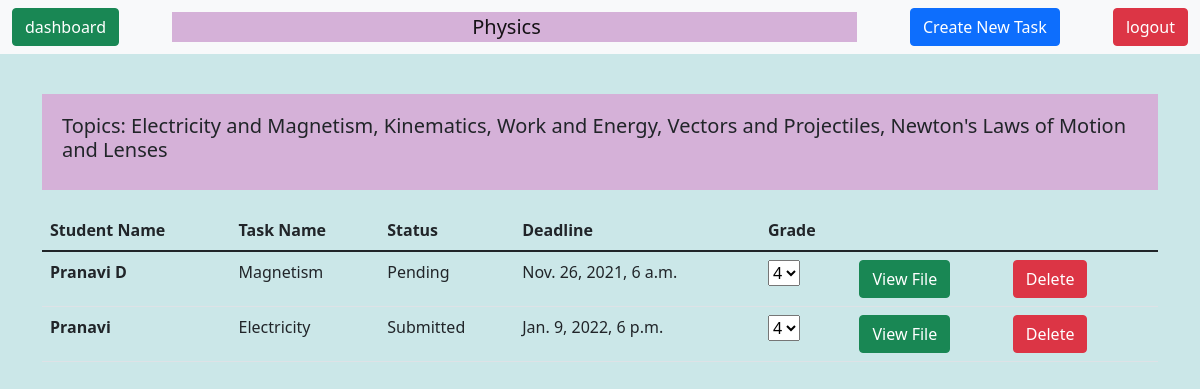
The page /admintasks/3 on the database its author committed.
### csia_app/models.py (models this page shows, shortened)
class Subject(models.Model):
    name = models.CharField(max_length=15)
    description = models.TextField()

class Task(models.Model):
     name = models.CharField(max_length=100)
     description = models.TextField()
     deadline = models.DateTimeField()
     status = models.ForeignKey(TaskStatus, on_delete=models.CASCADE)
     student = models.ForeignKey(Student, on_delete=models.CASCADE)
     subject = models.ForeignKey(Subject, on_delete=models.CASCADE)
     file = models.FileField(upload_to= "static/", null=True, blank=True)
     grade = models.IntegerField(null=True)

class Student(models.Model):
     user = models.OneToOneField(User, on_delete=models.CASCADE)
     name = models.CharField(max_length=20)
     username = models.CharField(max_length=20)
     email = models.EmailField

class TaskStatus(models.Model):
    status = models.CharField(max_length=10)
    def __str__(self):
        return f"{self.status}"

### csia_app/views.py (the view)
# urls.py: path('admintasks/<int:subject_id>', admintasksview, name = "admintasks"),
def admintasksview(request, subject_id):
    subject = get_object_or_404(Subject, pk=subject_id)
    tasks = Task.objects.filter(subject=subject)
    context = {
        "subject": subject, "tasks": tasks
    }
    return render(request, "admintasks.html", context)

### csia_app/templates/admintasks.html (shortened to what this page needs)
{% extends 'base.html' %}
{% block content %}
<nav class="navbar navbar-light bg-light">
  <div class="container-fluid">
       <a class="btn btn-success" href="/user/homepage/">dashboard</a>
      <div style="background-color:#D5B1D8">
          <a class="navbar-brand" style = " margin-left: 300px; padding-right: 300px;">{{subject.name}}</a>
      </div>
    <button type="button" class="btn btn-primary" data-bs-toggle="modal" data-bs-target="#admintaskmodal">
      Create New Task
    </button>
    <a class="btn btn-danger" href="/userlogout/">logout</a>
  </div>
</nav>
<div style = "background-color: #CBE7E8;height: 100vh; padding-top: 40px; " >
    <div class = "container">
        <div style="background-color: #D5B1D8; padding: 20px; margin-bottom: 20px;">
            <h5>
                {{subject.description}}
            </h5>
        </div>
         <table class="table">
          <thead>
            <tr>
              <th scope="col">Student Name</th>
              <th scope="col">Task Name</th>
              <th scope="col">Status</th>
              <th scope="col">Deadline</th>
              <th scope="col">Grade</th>
            </tr>
          </thead>
          <tbody>
              {% for task in tasks %}
               <tr>
                  <th scope="row">
      {{task.student.name}}
    </th>
                   <td>{{task.name}}</td>
                  <td>{{task.status}}</td>
                  <td>{{task.deadline}}</td>
                       <td>
                   <select name="grade" id="select-{{task.id}}">
                       <option value="4" selected> 4 </option>
                      </select>
                       </td>
                  <td> <a class = "btn btn-success" href="/media/{{task.file}}" target="_blank">
                      View File
                  </a>
                  </td>
                  <td>
                     <form id="form-delete-{{task.id}}" action="{%url 'deletetask' task.id %}" method="post">
                         <button type="submit" class="btn btn-danger"> Delete </button>
                     </form>
                  </td>
                   <td>
                   </td>
                </tr>
              {% endfor %}
          </tbody>
        </table>
    </div>
</div>
{% endblock%}

### rows shown on the page
Subject: name "Physics", description "Topics: Electricity and Magnetism, Kinematics, Work and Energy, Vectors and Projectiles, Newton's Laws of Motion and Lenses"
Task: student.name "Pranavi D", name "Magnetism", status "Pending", deadline "Nov. 26, 2021, 6 a.m.", grade "4"
Task: student.name "Pranavi", name "Electricity", status "Submitted", deadline "Jan. 9, 2022, 6 p.m.", grade "4"
